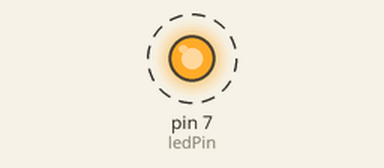
This sketch was run on a simulated Arduino Uno, built with avr-gcc and run on an emulated ATmega328P. Parts: output pins drawn as LEDs (lit = HIGH). Dashed ring = blinking. What the sketch prints to the serial monitor is not drawn.

Above: at 0.5 s.
Timing chart, 0 to 3.5 s (numbered marks = the images above):
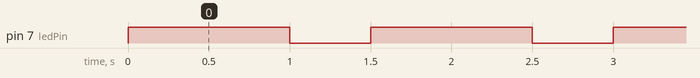

Measured:
- by itself, pin 7 (ledPin): alternates HIGH for 1.0 s and LOW for 0.50 s

The sketch:

blink.ino
```cpp
// Blink Counter
int ledPin = 7;
int counter = 0;

void setup() {
  // Initialising the output pin to low
  pinMode(ledPin, OUTPUT);
  digitalWrite(ledPin, LOW);

  // Initialising the serial communications
  Serial.begin(9600);
}

void loop() {
  digitalWrite(ledPin, HIGH);
  delay(1000);
  counter++;
  Serial.println("Blink");

  digitalWrite(ledPin, LOW);
  delay(500);
}
```
